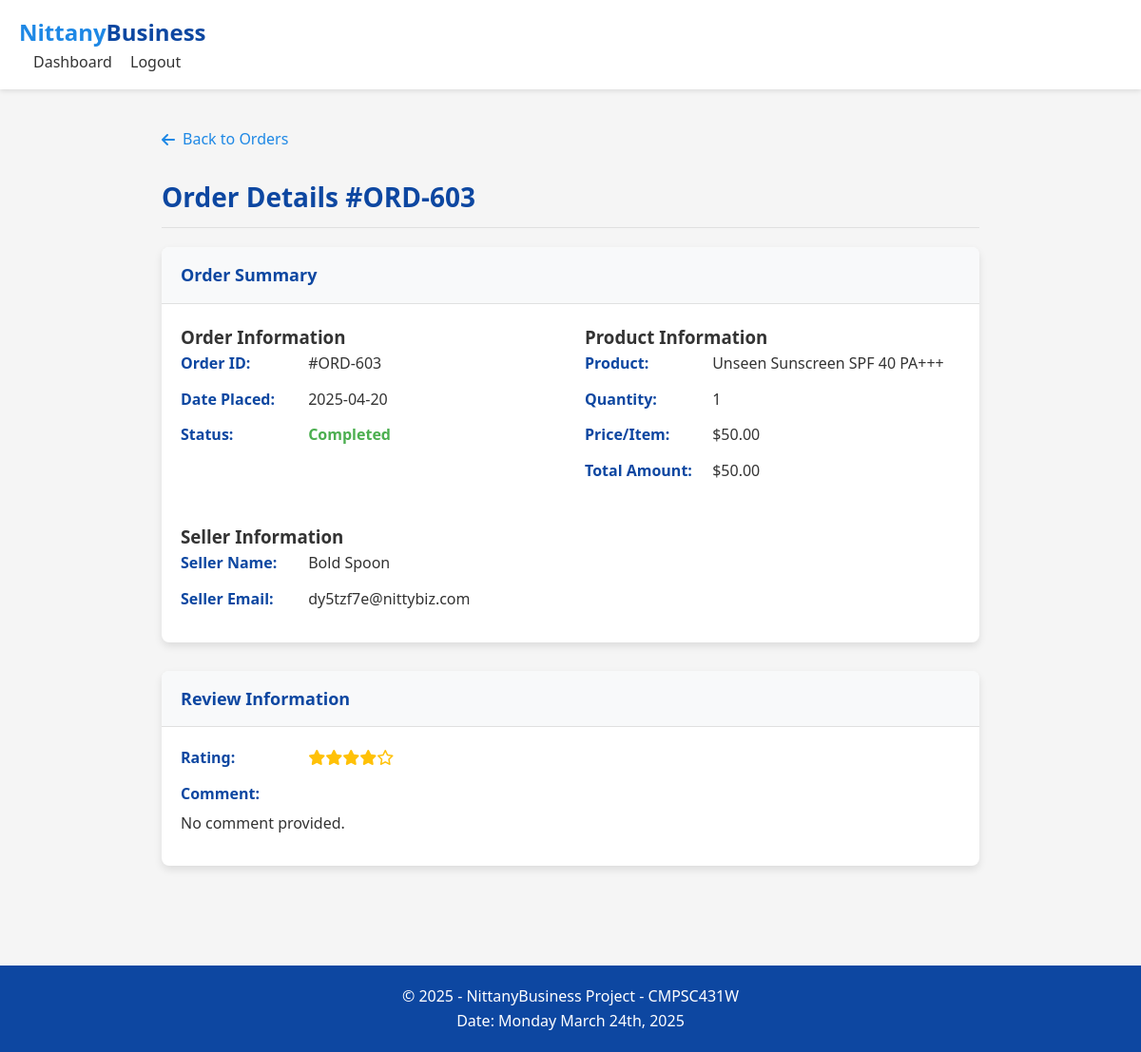
/order/603 (signed in), run on the app's committed database.
### tables this page shows
CREATE TABLE Orders (
    order_id INTEGER PRIMARY KEY,
    seller_email TEXT NOT NULL,
    listing_id INTEGER NOT NULL,
    buyer_email TEXT NOT NULL,
    date TEXT NOT NULL,
    quantity INTEGER NOT NULL,
    payment REAL NOT NULL,
    FOREIGN KEY (seller_email, listing_id) REFERENCES Product_Listings(seller_email, listing_id),
    FOREIGN KEY (buyer_email) REFERENCES Buyer(email)
);

CREATE TABLE Product_Listings (
    seller_email TEXT,
    listing_id INTEGER,
    category TEXT NOT NULL,
    product_title TEXT NOT NULL,
    product_name TEXT NOT NULL,
    product_description TEXT,
    quantity INTEGER NOT NULL,
    product_price REAL NOT NULL,
    status TEXT NOT NULL,
    PRIMARY KEY (seller_email, listing_id),
    FOREIGN KEY (seller_email) REFERENCES Sellers(email),
    FOREIGN KEY (category) REFERENCES Categories(category_name)
);

CREATE TABLE Sellers (
    email TEXT PRIMARY KEY,
    business_name TEXT,
    business_address_id INTEGER,
    bank_routing_number TEXT,
    bank_account_number TEXT,
    balance REAL DEFAULT 0,
    FOREIGN KEY (email) REFERENCES Users(email),
    FOREIGN KEY (business_address_id) REFERENCES Address(address_ID)
);

CREATE TABLE Reviews (
    order_id INTEGER PRIMARY KEY,
    review_desc TEXT,
    rating INTEGER CHECK(rating >= 1 AND rating <= 5),
    FOREIGN KEY (order_id) REFERENCES Orders(order_id)
);

### app.py (the view, shortened to what this page needs)
@app.route('/order/<int:order_id>')
def view_order(order_id):
    if 'user_email' not in session:
        return redirect(url_for('login'))
    conn = get_db_connection()
    order = None
    if session['user_type'] == 'buyer':
        order = conn.execute(
            '''SELECT o.*, pl.Product_Title, pl.Product_Description, pl.Product_Price,
                  s.business_name AS seller_name, s.email AS seller_email,
                  (SELECT COUNT(*) FROM Reviews r WHERE r.Order_ID = o.Order_ID) > 0 AS has_review
               FROM Orders o
               JOIN Product_Listings pl ON o.Listing_ID = pl.Listing_ID
               JOIN Sellers s ON pl.Seller_Email = s.email
               WHERE o.Order_ID = ? AND o.Buyer_Email = ?''',
            (order_id, session['user_email'])
        ).fetchone()
    if not order:
        conn.close()
        flash('Order not found or access denied')
        return redirect(url_for(f'{session["user_type"]}_dashboard'))
    review = conn.execute(
        'SELECT * FROM Reviews WHERE Order_ID = ?',
        (order_id,)
    ).fetchone()
    conn.close()
    return render_template(
        'order_detail.html',
        user_email=session['user_email'],
        user_type=session['user_type'],
        order=order,
        review=review
    )

### app.py (called while the page is built)
def get_db_connection():
    conn = sqlite3.connect(app.config['DATABASE'])
    conn.row_factory = sqlite3.Row
    return conn

### templates/order_detail.html (shortened to what this page needs)
<!DOCTYPE html>
<html lang="en">
<head>
    <link rel="stylesheet" href="https://cdnjs.cloudflare.com/ajax/libs/font-awesome/6.4.0/css/all.min.css">
</head>
<body>
    <header>
        <div class="container">
            <nav class="navbar">
                <a href="/" class="logo">Nittany<span>Business</span></a>
                <div class="header-links">
                    {% if user_type == 'buyer' %}
                    <a href="{{ url_for('buyer_dashboard') }}">Dashboard</a>
                    {% elif user_type == 'seller' %}
                    <a href="{{ url_for('seller_dashboard') }}">Dashboard</a>
                    {% elif user_type == 'helpdesk' %}
                    <a href="{{ url_for('helpdesk_dashboard') }}">Dashboard</a>
                    {% endif %}
                    <a href="{{ url_for('logout') }}">Logout</a>
                </div>
            </nav>
        </div>
    </header>
    <main>
        <div class="container">
            {% if order %}
            <a href="{{ url_for(user_type ~ '_dashboard', tab='orders') }}" class="back-link">
                <i class="fas fa-arrow-left"></i> Back to Orders
            </a>
            <h1 class="page-title">Order Details #ORD-{{ order.Order_ID }}</h1>
            <div class="card">
                <div class="card-header">
                    <h2>Order Summary</h2>
                </div>
                <div class="card-body order-details-grid">
                    <div>
                        <h3>Order Information</h3>
                        <div class="detail-item"><span class="detail-label">Order ID:</span> #ORD-{{ order.Order_ID }}
                        </div>
                        <div class="detail-item"><span class="detail-label">Date Placed:</span> {{ order.Date }}</div>
                        <div class="detail-item"><span class="detail-label">Status:</span>
                            {% if order.Payment > 0 %} <span
                                style="color: var(--success-color); font-weight: bold;">Completed</span> {% else %}
                            <span style="color: var(--warning-color); font-weight: bold;">Pending</span> {% endif %}
                        </div>
                    </div>
                    <div>
                        <h3>Product Information</h3>
                        <div class="detail-item"><span class="detail-label">Product:</span> {{ order.Product_Title }}
                        </div>
                        <div class="detail-item"><span class="detail-label">Quantity:</span> {{ order.Quantity }}</div>
                        <div class="detail-item"><span class="detail-label">Price/Item:</span> ${{
                            "%.2f"|format(order.Product_Price) }}</div>
                        <div class="detail-item"><span class="detail-label">Total Amount:</span> ${{
                            "%.2f"|format(order.Payment) }}</div>
                    </div>
                    {% if user_type == 'buyer' %}
                    <div>
                        <h3>Seller Information</h3>
                        <div class="detail-item"><span class="detail-label">Seller Name:</span> {{ order.seller_name }}
                        </div>
                        <div class="detail-item"><span class="detail-label">Seller Email:</span> {{ order.Seller_Email
                            }}</div>
                    </div>
                    {% endif %}
                </div>
            </div>
            <div class="card review-section">
                <div class="card-header">
                    <h2>Review Information</h2>
                </div>
                <div class="card-body">
                    {% if review %}
                    <div class="detail-item">
                        <span class="detail-label">Rating:</span>
                        <span class="stars">
                            {% for i in range(review.Rating) %}<i class="fas fa-star"></i>{% endfor %}{% for i in
                            range(5 - review.Rating) %}<i class="far fa-star"></i>{% endfor %}
                        </span>
                    </div>
                    <div class="detail-item"><span class="detail-label">Comment:</span>
                        <p style="margin-top: 5px;">{{ review.Review_Desc if review.Review_Desc else 'No comment
                            provided.' }}</p>
                    </div>
                    {% elif user_type == 'buyer' and order.Payment > 0 %}
                    <p>You haven't reviewed this order yet.</p>
                    <button class="btn btn-primary review-btn" data-order="{{ order.Order_ID }}"
                        data-product="{{ order.Product_Title }}">Write a Review</button>
                    {% else %}
                    <p>No review submitted for this order.</p>
                    {% endif %}
                </div>
            </div>
            {% else %}
            <h1 class="page-title">Order Not Found</h1>
            <p>The requested order could not be found or you do not have permission to view it.</p>
            <a href="{{ url_for(user_type ~ '_dashboard') if user_type else url_for('index') }}" class="back-link">
                <i class="fas fa-arrow-left"></i> Back to Dashboard
            </a>
            {% endif %}
        </div>
    </main>
    <footer>
        <div class="container">
            <p>&copy; 2025 - NittanyBusiness Project - CMPSC431W</p>
            <p>Date: Monday March 24th, 2025</p>
        </div>
    </footer>
</body>
</html>

### templates/order_detail.html (style rules this page uses)
:root { --primary-color: #1e88e5; --secondary-color: #0d47a1; --accent-color: #64b5f6; --success-color: #4caf50; --warning-color: #ff9800; --danger-color: #f44336; --text-color: #333; --light-bg: #f5f5f5; --card-shadow: 0 4px 8px rgba(0, 0, 0, 0.1); --hover-transition: all 0.3s ease; --border-color: #e0e0e0; }
* { margin: 0; padding: 0; box-sizing: border-box; font-family: 'Segoe UI', Tahoma, Geneva, Verdana, sans-serif; }
body { background-color: var(--light-bg); color: var(--text-color); line-height: 1.6; min-height: 100vh; display: flex; flex-direction: column; }
.container { max-width: 900px; margin: 0 auto; padding: 0 20px; }
header { background-color: white; box-shadow: 0 2px 5px rgba(0, 0, 0, 0.1); padding: 15px 0; position: sticky; top: 0; z-index: 100; }
header .container { max-width: 1200px; display: flex; justify-content: space-between; align-items: center; }
.logo { font-size: 24px; font-weight: bold; color: var(--primary-color); text-decoration: none; }
.logo span { color: var(--secondary-color); }
.header-links a { margin-left: 15px; color: var(--text-color); text-decoration: none; font-weight: 500; }
main { flex: 1; padding: 40px 0; }
.page-title { font-size: 28px; color: var(--secondary-color); margin-bottom: 20px; text-align: left; border-bottom: 1px solid var(--border-color); padding-bottom: 10px; }
.card { background-color: white; border-radius: 8px; box-shadow: var(--card-shadow); margin-bottom: 25px; overflow: hidden; }
.card-header { padding: 15px 20px; border-bottom: 1px solid var(--border-color); background-color: #f8f9fa; }
.card-header h2 { font-size: 18px; color: var(--secondary-color); margin: 0; }
.card-body { padding: 20px; }
footer { background-color: var(--secondary-color); color: white; padding: 20px 0; text-align: center; margin-top: 40px; }
.back-link { display: inline-flex; align-items: center; gap: 8px; color: var(--primary-color); text-decoration: none; margin-bottom: 25px; font-weight: 500; }
.order-details-grid { display: grid; grid-template-columns: repeat(auto-fit, minmax(300px, 1fr)); gap: 30px; }
.detail-item { margin-bottom: 12px; font-size: 16px; }
.detail-label { font-weight: 600; color: var(--secondary-color); display: inline-block; width: 130px; }
.review-section { margin-top: 30px; }
.stars { color: #ffc107; }

### data on the page
Orders: Order_ID "603", Date "2025-04-20", Quantity "1", Payment "50.00", Seller_Email "dy5tzf7e@nittybiz.com"
Product_Listings: Product_Title "Unseen Sunscreen SPF 40 PA+++", Product_Price "50.00"
Sellers: seller_name "Bold Spoon"
Reviews: rating 4 (drawn), review_desc "No comment provided."
